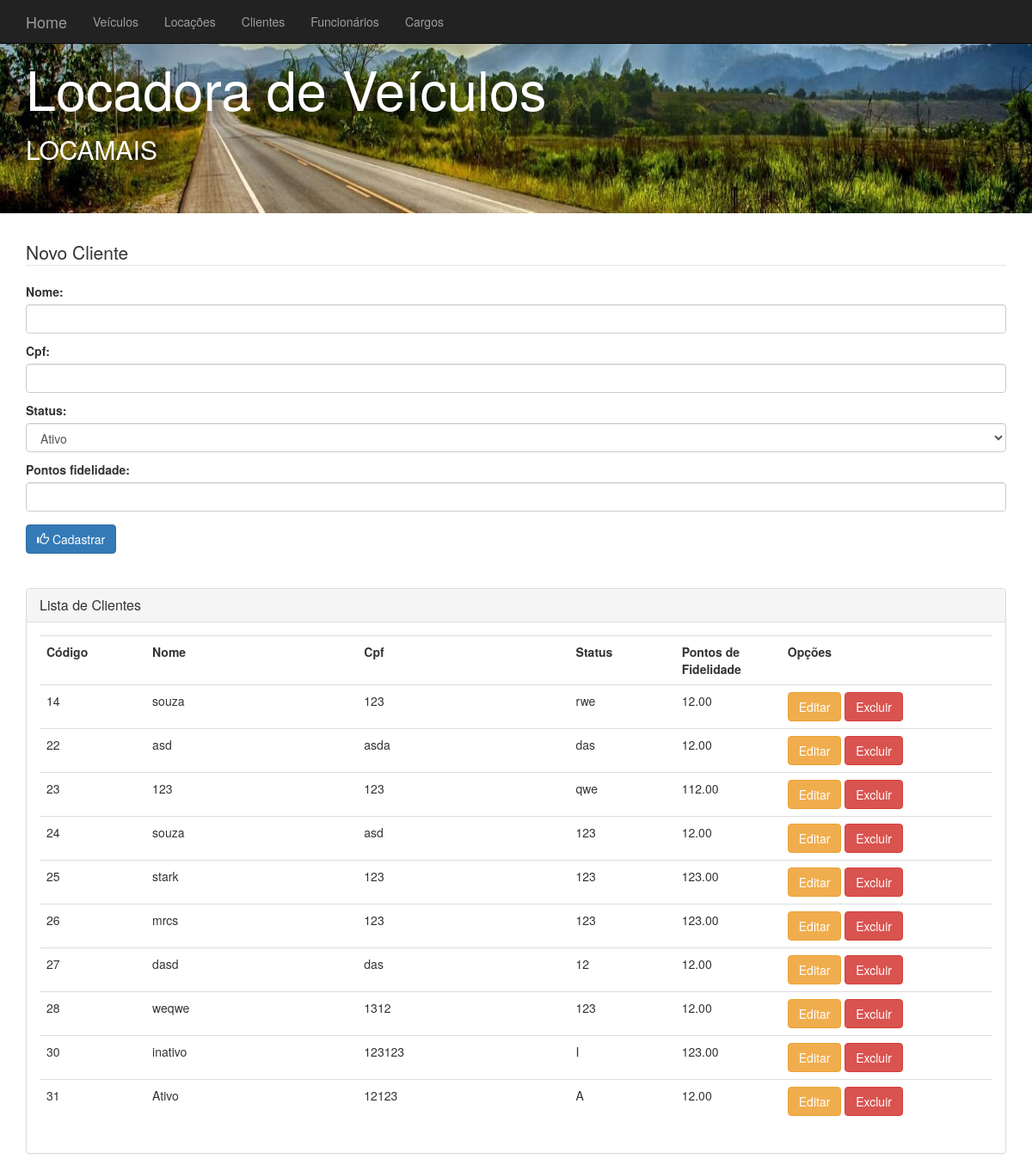
Page /clientes/ on the earlier database version.
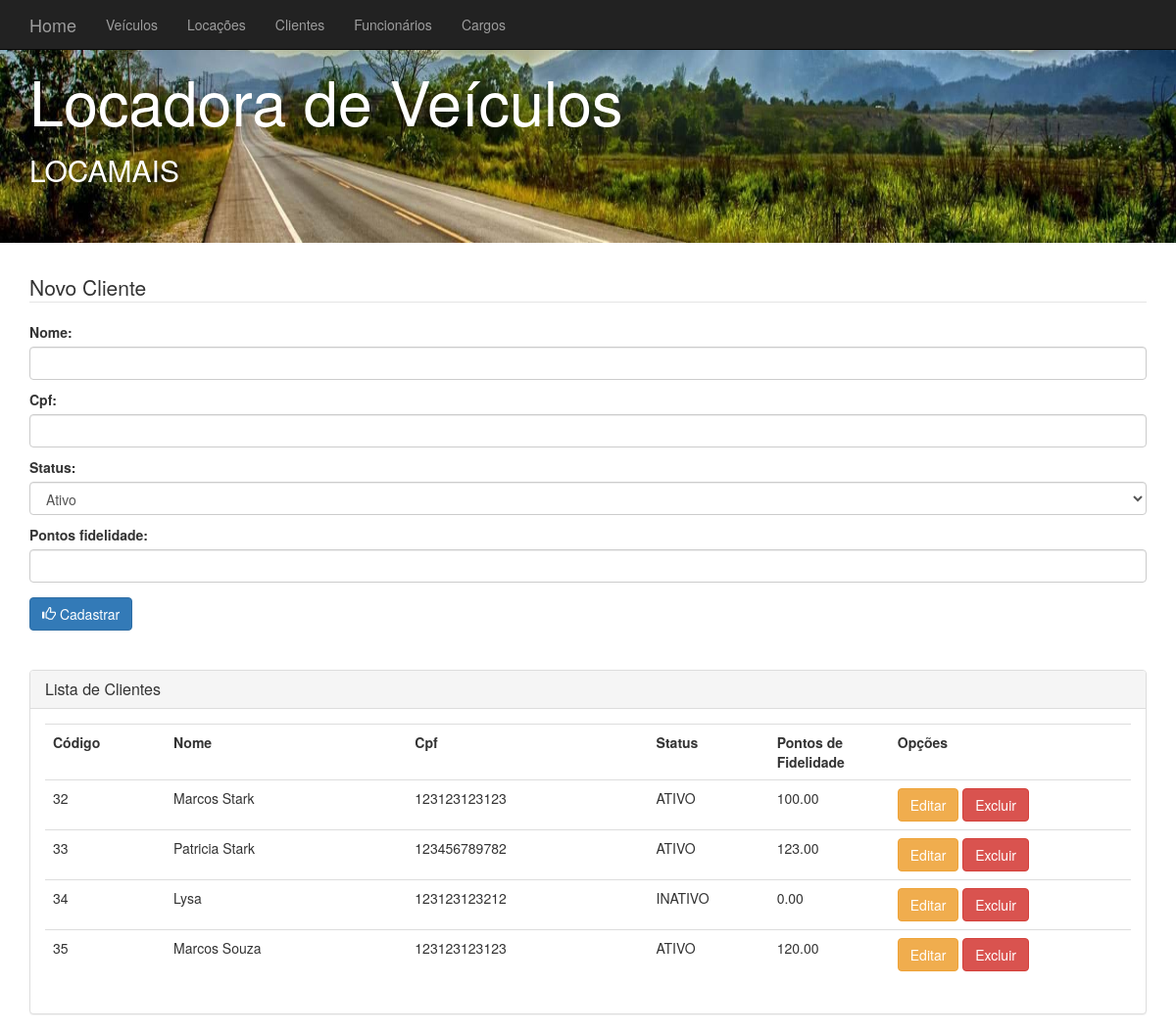
Same page on the later database version.
### core/models.py (models this page shows, shortened)
class Cliente(models.Model):
    ATIVO = 'ATIVO'
    INATIVO = 'INATIVO'
    STATUS = (
        (ATIVO, 'Ativo'),
        (INATIVO, 'Inativo'),
    )
    nome = models.CharField(max_length=200)
    cpf = models.CharField(max_length=15)
    status = models.CharField(max_length=10, choices=STATUS)
    pontos_fidelidade = models.DecimalField(max_digits=7, decimal_places=2)

### core/views.py (the view)
# urls.py: path('clientes/', clientes, name='url_cliente'),
def clientes(request):
    data = {}
    data['clientes'] = Cliente.objects.all()  # Carregando clientes do banco
    if request.method == 'POST':
        form = ClienteForm(request.POST)
        if form.is_valid():
            form.save()  # Salva
            return redirect('url_cliente')
    else:
        data['form'] = ClienteForm()
    return render(request, 'core/clientes.html', data)

### core/forms.py
class ClienteForm(forms.ModelForm):
    nome = forms.CharField(widget=forms.TextInput(attrs={'class': 'form-control'}))
    cpf = forms.CharField(widget=forms.TextInput(attrs={'class': 'form-control'}))
    status = forms.ChoiceField(choices = Cliente.STATUS, widget=forms.Select(attrs={'class': 'form-control'}))
    pontos_fidelidade = forms.CharField(widget=forms.NumberInput(attrs={'class': 'form-control'}))
    class Meta:
        model = Cliente
        fields = ('nome','cpf','status','pontos_fidelidade')

### core/templates/core/clientes.html (shortened to what this page needs)
{% extends "core/base.html" %}
{% load static %}
{% block content %}
<div class="container">
	<form method="post">
		<fieldset>
	  		<legend>Novo Cliente</legend>
			<div class="form-group">
				{{ form.as_p}}
	  		</div>
	  		<button type="submit" class="btn btn-primary">
	  				<span class="glyphicon glyphicon-thumbs-up"></span>
	  				Cadastrar
			</button>
		</fieldset>
	</form>
</div>
<div class="container">
 	<br /> <br />
</div>
<div class="container">
  <div class="panel panel-default">
  		<div class="panel-heading">
    		<h2 class="panel-title">Lista de Clientes</h2>
 	 	</div>
		<div class="panel-body">
  			<table class="table table-hover">
  				<tr>
  						<th>Código</th>
  						<th>Nome</th>
  						<th>Cpf</th>
              			<th>Status</th>
  						<th>Pontos de Fidelidade</th>
  						<th>Opções</th>
  				</tr>
    				{% for cliente in clientes %}
    				<tr>
						<td class="col-md-1">{{ cliente.id}}</td>
						<td class="col-md-2">{{ cliente.nome }}</td>
    					<td class="col-md-2">{{ cliente.cpf }}</td>
						<td class="col-md-1">{{ cliente.status }}</td>
						<td class="col-md-1">{{ cliente.pontos_fidelidade }}</td>
    					<td class="col-md-2">
							<a class="btn btn-warning" href="{% url 'url_atualizacliente' cliente.id %}" role="button">Editar</a>
    						<a class="btn btn-danger" href="{% url 'url_removercliente' cliente.id %}" role="button">Excluir</a>
    					</td>
					</tr>
				{% endfor %}
    			</table>
 		</div>
	</div>
</div>
{% endblock %}

Differences in the rows shown:
removed Cliente: id "14", nome "souza", cpf "123", status "rwe", pontos_fidelidade "12.00"
removed Cliente: id "22", nome "asd", cpf "asda", status "das", pontos_fidelidade "12.00"
removed Cliente: id "23", nome "123", cpf "123", status "qwe", pontos_fidelidade "112.00"
removed Cliente: id "24", nome "souza", cpf "asd", status "123", pontos_fidelidade "12.00"
removed Cliente: id "25", nome "stark", cpf "123", status "123", pontos_fidelidade "123.00"
removed Cliente: id "26", nome "mrcs", cpf "123", status "123", pontos_fidelidade "123.00"
removed Cliente: id "27", nome "dasd", cpf "das", status "12", pontos_fidelidade "12.00"
removed Cliente: id "28", nome "weqwe", cpf "1312", status "123", pontos_fidelidade "12.00"
removed Cliente: id "30", nome "inativo", cpf "123123", status "I", pontos_fidelidade "123.00"
removed Cliente: id "31", nome "Ativo", cpf "12123", status "A", pontos_fidelidade "12.00"
added Cliente: id "32", nome "Marcos Stark", cpf "123123123123", status "ATIVO", pontos_fidelidade "100.00"
added Cliente: id "33", nome "Patricia Stark", cpf "123456789782", status "ATIVO", pontos_fidelidade "123.00"
added Cliente: id "34", nome "Lysa", cpf "123123123212", status "INATIVO", pontos_fidelidade "0.00"
added Cliente: id "35", nome "Marcos Souza", cpf "123123123123", status "ATIVO", pontos_fidelidade "120.00"
